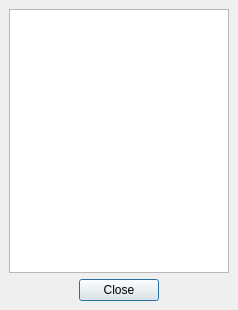
<?xml version="1.0" encoding="UTF-8"?>
<!--suppress ALL -->
<ui version="4.0">
 <class>B_DisplayWindow</class>
 <widget class="QDialog" name="B_DisplayWindow">
  <property name="geometry">
   <rect>
    <x>0</x>
    <y>0</y>
    <width>238</width>
    <height>310</height>
   </rect>
  </property>
  <property name="windowTitle">
   <string/>
  </property>
  <layout class="QVBoxLayout">
   <property name="spacing">
    <number>6</number>
   </property>
   <property name="margin">
    <number>9</number>
   </property>
   <item>
    <layout class="QVBoxLayout">
     <property name="spacing">
      <number>6</number>
     </property>
     <property name="margin">
      <number>0</number>
     </property>
     <item>
      <widget class="QListWidget" name="DisplayText"/>
     </item>
     <item>
      <layout class="QHBoxLayout">
       <property name="spacing">
        <number>6</number>
       </property>
       <property name="margin">
        <number>0</number>
       </property>
       <item>
        <spacer>
         <property name="orientation">
          <enum>Qt::Horizontal</enum>
         </property>
         <property name="sizeHint" stdset="0">
          <size>
           <width>40</width>
           <height>20</height>
          </size>
         </property>
        </spacer>
       </item>
       <item>
        <widget class="QPushButton" name="PushButton1">
         <property name="text">
          <string>Close</string>
         </property>
        </widget>
       </item>
       <item>
        <spacer>
         <property name="orientation">
          <enum>Qt::Horizontal</enum>
         </property>
         <property name="sizeHint" stdset="0">
          <size>
           <width>40</width>
           <height>20</height>
          </size>
         </property>
        </spacer>
       </item>
      </layout>
     </item>
    </layout>
   </item>
  </layout>
 </widget>
 <pixmapfunction>qPixmapFromMimeSource</pixmapfunction>
 <resources/>
 <connections/>
</ui>
